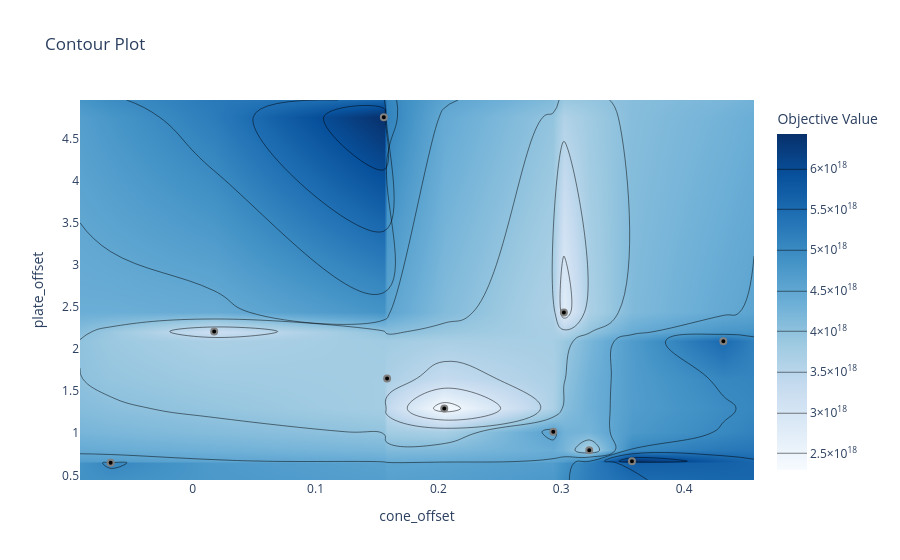

Notebook cell for this chart:
### Code cell
plot_contour(study)

### Figure 1 — Plotly figure (JSON) as saved in the notebook; plotly's stock layout.template omitted (floating-point values rounded to 4 significant figures; data arrays with more than 128 entries replaced by an {"elided": "..."} marker saying what was removed)
{"data": [{"colorbar": {"title": {"text": "Objective Value"}}, "colorscale": [[0, "rgb(247,251,255)"], [0.125, "rgb(222,235,247)"], [0.25, "rgb(198,219,239)"], [0.375, "rgb(158,202,225)"], [0.5, "rgb(107,174,214)"], [0.625, "rgb(66,146,198)"], [0.75, "rgb(33,113,181)"], [0.875, "rgb(8,81,156)"], [1, "rgb(8,48,107)"]], "connectgaps": true, "contours": {"coloring": "heatmap"}, "hoverinfo": "none", "line": {"smoothing": 1.3}, "reversescale": false, "type": "contour", "x": [-0.09174, -0.0668, 0.01749, 0.1556, 0.1583, 0.2048, 0.2935, 0.3021, 0.3228, 0.3576, 0.432, 0.4569], "y": [0.4446, 0.6498, 0.6676, 0.7989, 1.017, 1.295, 1.649, 2.093, 2.208, 2.435, 4.753, 4.959], "z": {"elided": "12x12 float values"}}, {"marker": {"color": "black", "line": {"color": "Gray", "width": 2}}, "mode": "markers", "name": "Feasible Trial", "showlegend": false, "type": "scatter", "x": [0.2935, 0.1556, 0.3576, 0.01749, 0.1583, 0.2048, -0.0668, 0.3021, 0.3228, 0.432], "y": [1.017, 4.753, 0.6676, 2.208, 1.649, 1.295, 0.6498, 2.435, 0.7989, 2.093]}, {"marker": {"color": "#cccccc", "line": {"color": "Gray", "width": 2}}, "mode": "markers", "name": "Infeasible Trial", "showlegend": false, "type": "scatter", "x": [], "y": []}], "layout": {"title": {"text": "Contour Plot"}, "xaxis": {"range": [-0.09174, 0.4569], "title": {"text": "cone_offset"}}, "yaxis": {"range": [0.4446, 4.959], "title": {"text": "plate_offset"}}}}
